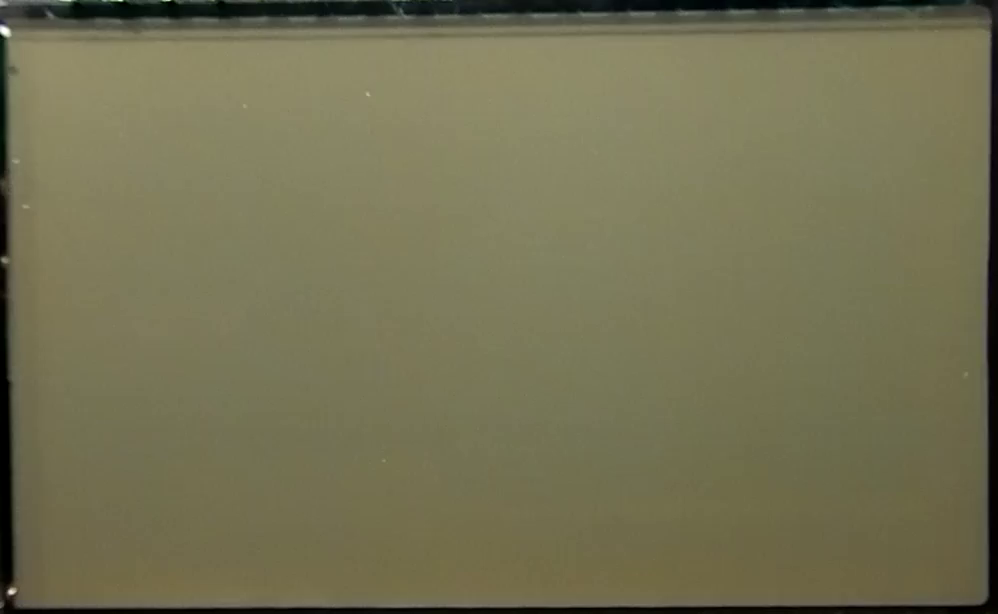
#> input picture frame 0 of demo.mp4, 998 x 614 px
$ python lcd-segmentation.py   (older library calls are emulated)
#> lines starting #> are read from the running program, lines starting #| are printed output that depends on the picture
#!python3
"""
https://eleif.net/lcd-segmentation.html (2018-10-23)

Enumerating LCD segments with OpenCV

Intended to help with reverse-engineering an undocumented LCD.
The LCD needs to be controlled in order to activate all segments/commons sequentially.
Each segment is detected and labeled from the video.
The labels can be used to map segments to display elements like seven-segment digits.
The mapping then allows writing (reading) display contents.

This is a proof of concept, not an application for end users.

Run and hit space to process at near live speed or hit right-arrow to step through frames.
There are some hard-coded parameters (marked with #TODO) and also globals ...

Requirements / Documentation
- Python 3
  https://docs.python.org/3/
  https://www.python.org/downloads/
- NumPy
  https://docs.scipy.org/doc/numpy/
  pip install numpy [--upgrade]
- OpenCV
  https://docs.opencv.org/3.4/
  https://pypi.org/project/opencv-python/
  pip install opencv-python [--upgrade]
  [pip install opencv-contrib-python]

"""

# modules
import sys              # Python standard library
import numpy as np      # required by OpenCV
import cv2 as cv        # OpenCV 3


# settings
filename = "demo.mp4"   # encoding affects possible seek positions
startframe = 0          # !!
endframe =  71          # !!
threshold = 45          # !!

segments = []           # store detected segments
counter = 0             # count consecutive frames without segments


def main():
    """ top level """

    print(versions())
    print("filename", filename)

    # frame source and background subtraction frame
    init()

    # loop
    state = "pause"
    while state != "quit":
        # process frame?
        if state in ["play","next","fast"]:
            process()

        # user input
        key = cv.waitKeyEx( int(1000 / fps) )

        # handle user input
        state = state_machine(state, key)

    # close frame source
    deinit()


def init():
    """ initialise video source and empty frame for background subtraction """
    global cap, out, frame_first_gray, sum, fc, fps # TODO
    cap = cv.VideoCapture(filename)

    fps = cap.get(cv.CAP_PROP_FPS)
    fw  = int(cap.get(cv.CAP_PROP_FRAME_WIDTH))
    fh  = int(cap.get(cv.CAP_PROP_FRAME_HEIGHT))
    fc  = int(cap.get(cv.CAP_PROP_FRAME_COUNT))
    print("width:", fw)
    print("height:", fh)
    print("fps:", fps)
    print("frames:", fc)

    # add all detected segments
    sum = np.zeros((fh, fw), np.uint8) # grey

    # seek
    res = cap.set(cv.CAP_PROP_POS_FRAMES, startframe)
    print("starting at frame:", startframe, "OK" if res else "ERROR")

    if True: # TODO
        # use first frame as background
        res, frame_first = cap.read()
#> frame_first is the input picture: shape (614, 998, 3); mean B, G, R 82.8, 113.1, 115.9
        print("read frame:", startframe, "OK" if res else "ERROR (try another frame or file format)")
#| read frame: 0 OK
        if not res:
            cap.release()
            cv.destroyAllWindows()
            sys.exit()
    else:
        # use image as background
        frame_first = cv.imread('background.png')
        frame_first = cv.cvtColor(frame_first, cv.COLOR_BGRA2BGR)
        if not frame_first.shape[:2] == (fh,fw):
            print("frame size mismatch", (fh,fw), frame_first.shape[:2])
            cap.release()
            cv.destroyAllWindows()
            sys.exit()

    # display reference image
    cv.imshow("First frame", frame_first)

    # convert to gray and blur a little to remove noise
    frame_first_gray = cv.cvtColor(frame_first, cv.COLOR_BGR2GRAY)
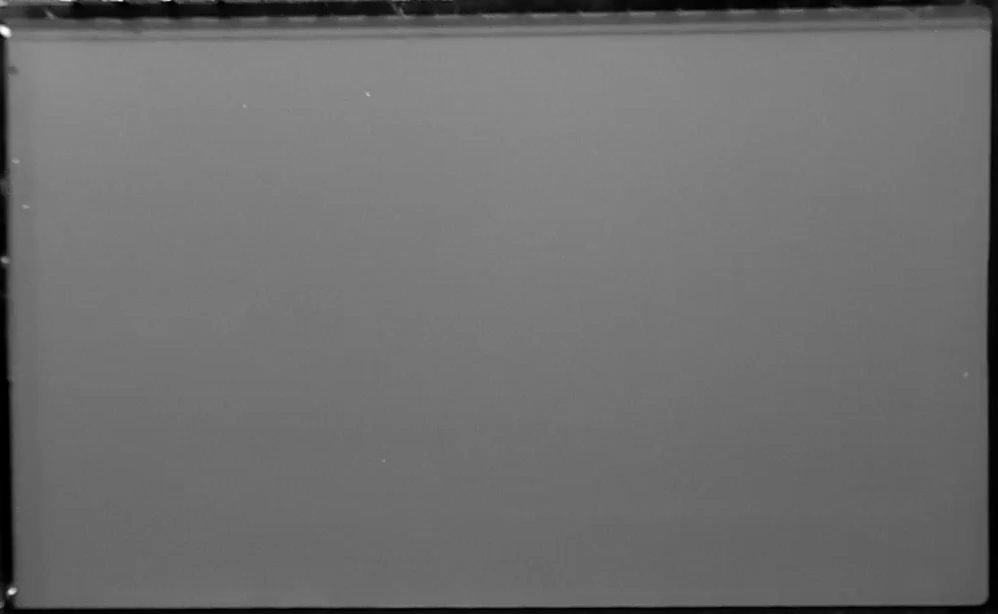
#> frame_first_gray: shape (614, 998); min 0, max 255, mean 110.5
    #frame_first_gray = cv.medianBlur(frame_first_gray,5)
    frame_first_gray = cv.GaussianBlur(frame_first_gray, (5, 5), 0)
#> (key Esc is pressed here)


def deinit():
    """ deinitialise OpenCV  """
    cap.release()
    cv.destroyAllWindows()


# [183 lines left out: functions process, mouse, not called in this run]


def state_machine(state, key):
    """ determine state change from key code """
    states = {
        "pause" : {"esc":"quit", "space":"play", "right":"next", "left":"previous" },
        "play"  : {"esc":"quit", "space":"pause"},
        "end"   : {"esc":"quit"                 },
        "quit"  : {},
    }
    keys = {
        27:"esc",
        13:"enter",     # not used
        32:"space",
        115:"s",        # not used
        2424832:"left", # not used
        2555904:"right",
    }

    if key > 0:
        # key pressed
        try:
            # print("key", key, "=", keys[key])
            # print("state", state, "->", states[state][keys[key]])
            state = states[state][keys[key]]
        except KeyError as e:
            print("unknown key", key)
    else:
        # no key pressed
        if state == "next":
            # just process one frame (pause automatically)
            state = "pause"

    return state


def versions():
    """ return version strings """
    p = "Python " + sys.version
    n = "NumPy  " + np.version.version
    o = "OpenCV " + cv.__version__
    return "\n".join([p,n,o]) + "\n"


if __name__ == "__main__":
    main()
